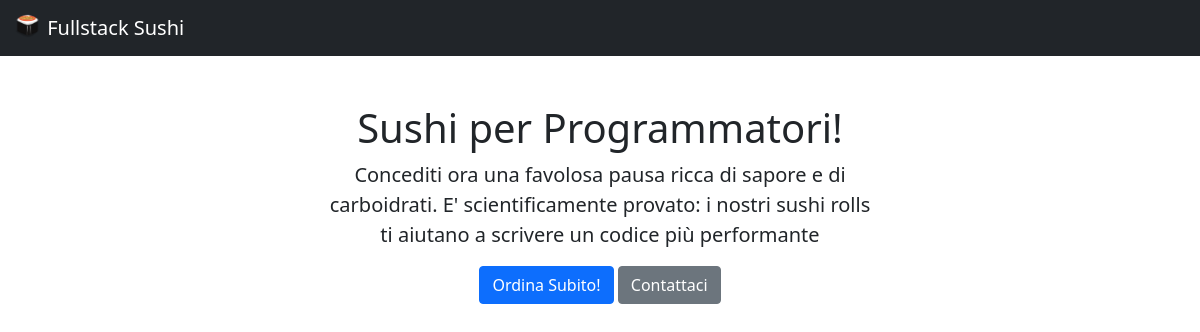
Before: /rolls/ with the older database file.
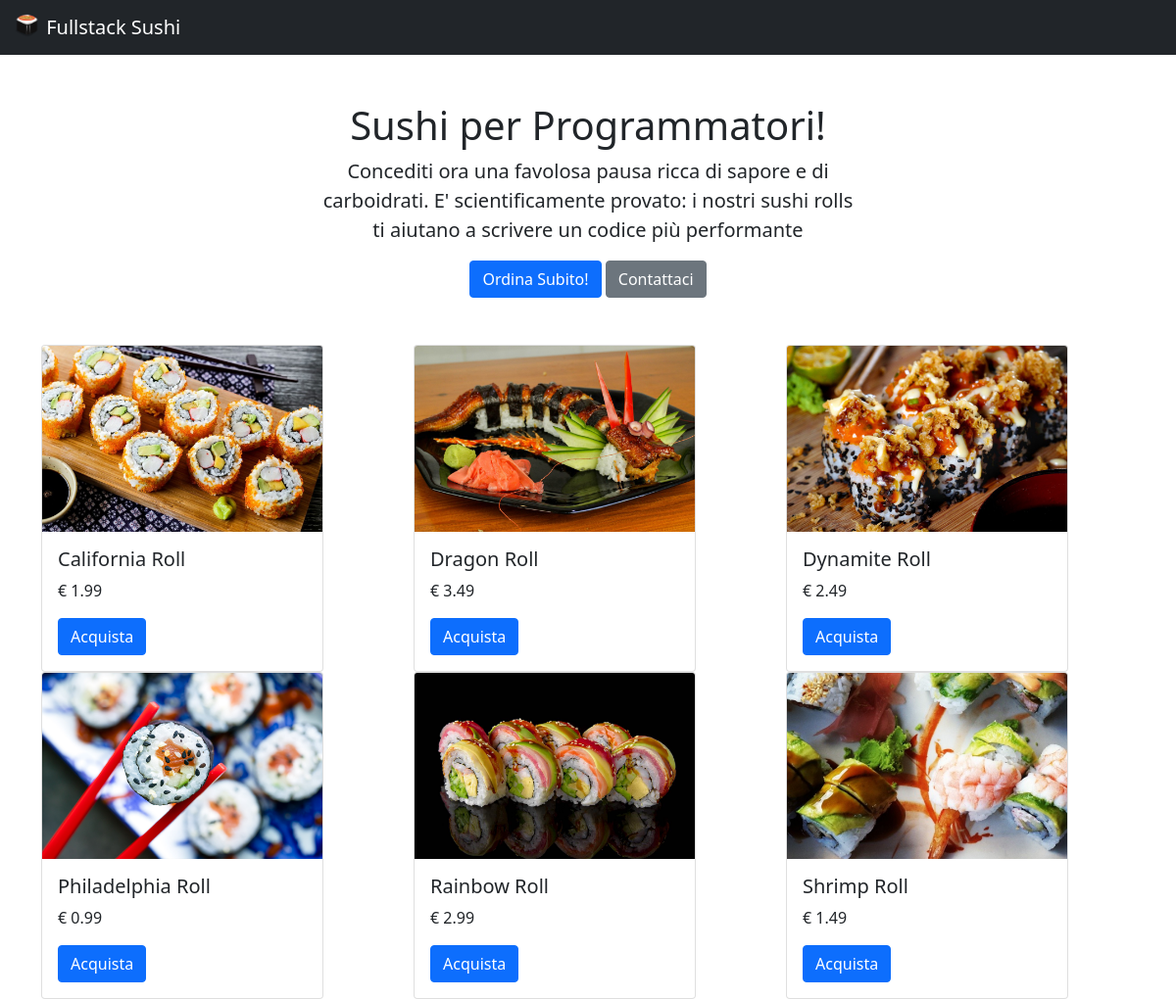
After: the same page with the newer database file.
### rolls/models.py (models this page shows, shortened)
class Roll(models.Model):
    immagine = models.ImageField()
    nome = models.CharField(max_length=20)
    prezzo = models.FloatField()

### rolls/views.py (the view)
# urls.py: path('rolls/', include('rolls.urls')),
def rolls(request):
    rolls = Roll.objects.all()
    return render(request, 'rolls/sushi-rolls.html', {'rolls': rolls})

### rolls/templates/rolls/sushi-rolls.html (shortened to what this page needs)
<!doctype html>
<html lang="en">
<head>
  <link href="https://cdn.jsdelivr.net/npm/bootstrap@5.1.0/dist/css/bootstrap.min.css" rel="stylesheet"
>
</head>
<body>
  <nav class="navbar navbar-dark bg-dark">
    <div class="container-fluid">
      <a class="navbar-brand" href="#">
        {% load static %}
        <img src={% static 'rolls/logo.png' %} alt="" width="30" height="24" class="d-inline-block align-text-top">
        Fullstack Sushi
      </a>
    </div>
  </nav>
  <div class="container my-5 text-center" style="max-width: 580px">
    <h1>Sushi per Programmatori!</h1>
    <p class="lead">Concediti ora una favolosa pausa ricca di sapore e di carboidrati. E' scientificamente provato: i
      nostri sushi rolls ti aiutano a scrivere un codice più performante</p>
    <button type="button" class="btn btn-primary">Ordina Subito!</button>
    <button type="button" class="btn btn-secondary">Contattaci</button>
  </div>
  <div class="container">
    <div class="row">
      {% for roll in rolls %}
      <div class="col-sm">
        <div class="card" style="width: 18rem;">
          <img src={{ roll.immagine.url }} class="card-img-top" alt="...">
          <div class="card-body">
            <h5 class="card-title">{{roll.nome}} Roll</h5>
            <p class="card-text">€ {{roll.prezzo}}</p>
            <a href="#" class="btn btn-primary">Acquista</a>
          </div>
        </div>
      </div>
      {% endfor %}
    </div>
  </div>
</body>
</html>

Changed rows visible on the page:
added Roll: immagine (picture), nome "California", prezzo "1.99"
added Roll: immagine (picture), nome "Dragon", prezzo "3.49"
added Roll: immagine (picture), nome "Dynamite", prezzo "2.49"
added Roll: immagine (picture), nome "Philadelphia", prezzo "0.99"
added Roll: immagine (picture), nome "Rainbow", prezzo "2.99"
added Roll: immagine (picture), nome "Shrimp", prezzo "1.49"
